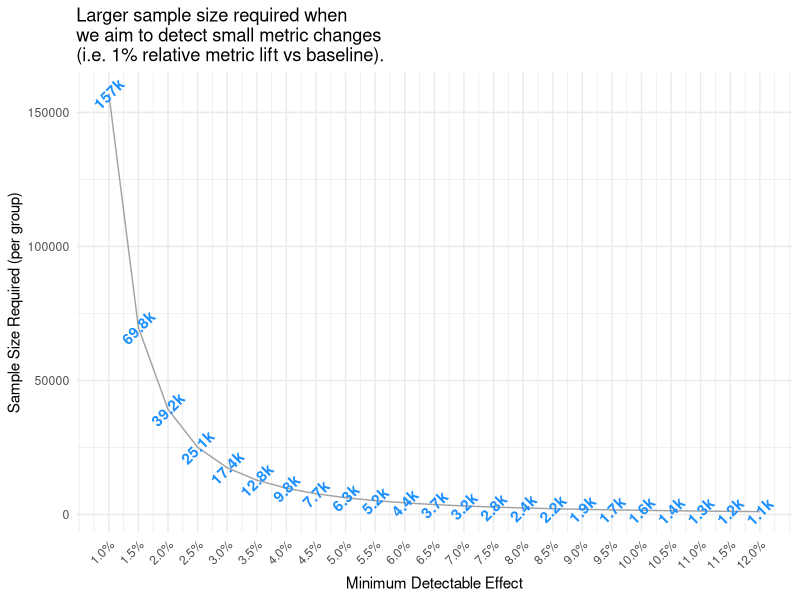
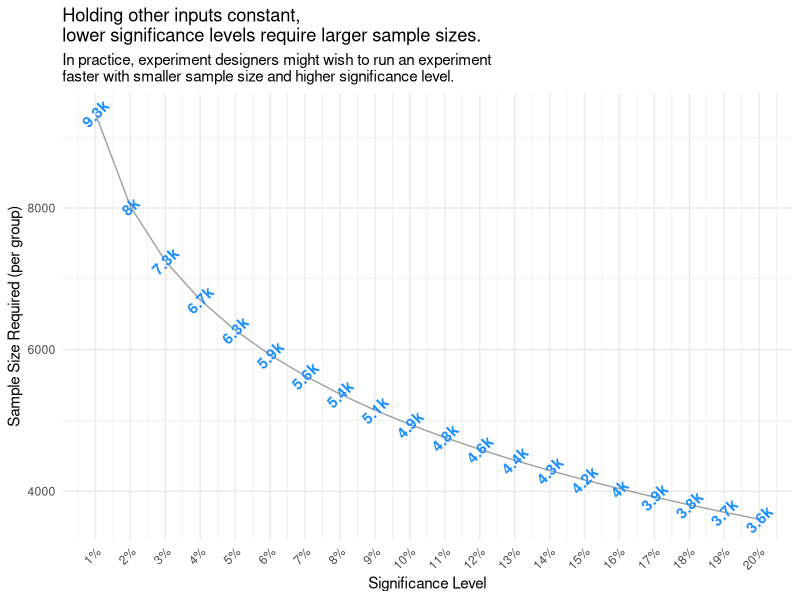
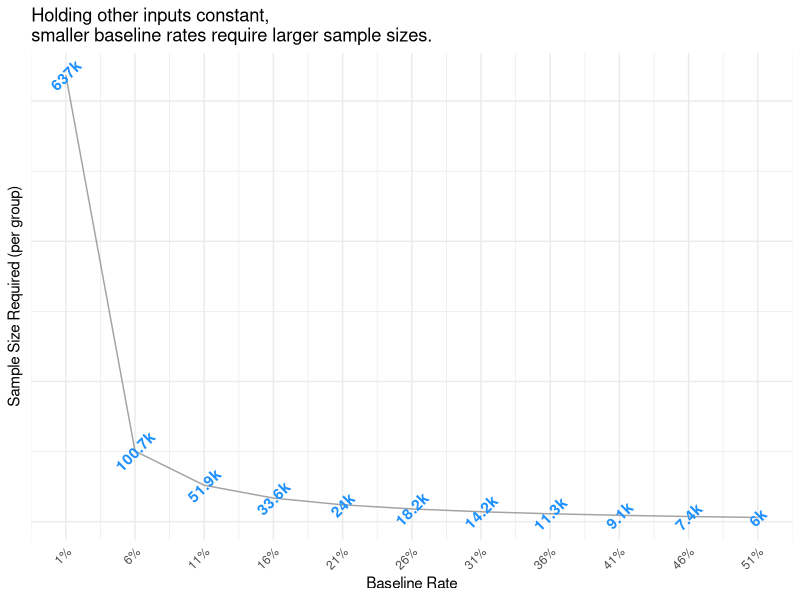

Write the R code that produced these figures, in order.
## ---- chunk 1
knitr::opts_chunk$set(echo=TRUE, warning=FALSE, message=FALSE)
## ---- chunk 2
library(tidyverse)
## ---- chunk 3
mde_df <- expand_grid(power = 0.8,
            sig_level = 0.05,
            p1_baseline_rate = 0.5,
            MDE = seq(0.01, .12, by=0.005)) %>%
      mutate(p2_improvement = p1_baseline_rate * (1 + MDE)) %>%
      rowwise() %>%
      mutate(sample_size_target = power.prop.test(p1=p1_baseline_rate,
                                                  p2=p2_improvement,
                                                  sig.level = sig_level,
                                                  power = power)$n)

mde_df %>%
      ggplot(aes(x=MDE,
                 sample_size_target,
                 group=1)) +
      geom_line(color="grey40", alpha=0.6) +
      geom_text(aes(label=paste0(round(sample_size_target/1000, 1), "k")),
                angle=45, 
                hjust=0.5,
                fontface="bold",
                color="dodgerblue") +
      theme_minimal() +
      theme(legend.position = "top") +
      labs(title="Larger sample size required when
we aim to detect small metric changes 
(i.e. 1% relative metric lift vs baseline).",
           y="Sample Size Required (per group)",
           x="Minimum Detectable Effect") +
      scale_x_continuous(breaks=seq(0.01, .12, by=0.005),
                         labels = scales::percent_format(accuracy=0.1)) +
      theme(axis.text.x = element_text(angle = 45, hjust = 1, vjust = 1))
## ---- chunk 4
sig_df <- expand_grid(power = 0.8,
            sig_level = seq(.01, .2, by=0.01),
            p1_baseline_rate = 0.5,
            MDE = 0.05) %>%
      mutate(p2_improvement = p1_baseline_rate * (1 + MDE)) %>%
      rowwise() %>%
      mutate(sample_size_target = power.prop.test(p1=p1_baseline_rate,
                                                  p2=p2_improvement,
                                                  sig.level = sig_level,
                                                  power = power)$n)

sig_df %>%
      ggplot(aes(x=sig_level,
                 sample_size_target,
                 group=1)) +
      geom_line(color="grey40", alpha=0.6) +
      geom_text(aes(label=paste0(round(sample_size_target/1000, 1), "k")),
                angle=45, 
                hjust=0.5,
                fontface="bold",
                color="dodgerblue") +
      theme_minimal() +
      theme(legend.position = "top") +
      labs(title="Holding other inputs constant,
lower significance levels require larger sample sizes.",
           subtitle = "In practice, experiment designers might wish to run an experiment 
faster with smaller sample size and higher significance level.",
           y="Sample Size Required (per group)",
           x="Significance Level") +
      scale_x_continuous(breaks=seq(.01, .2, by=0.01),
                         labels = scales::percent_format(accuracy=1)) +
      theme(axis.text.x = element_text(angle = 45, hjust = 1, vjust = 1))
## ---- chunk 5
baseline_df <- expand_grid(power = 0.8,
            sig_level = 0.05,
            p1_baseline_rate = seq(.01, .51, by=0.05),
            MDE = 0.05) %>%
      mutate(p2_improvement = p1_baseline_rate * (1 + MDE)) %>%
      rowwise() %>%
      mutate(sample_size_target = power.prop.test(p1=p1_baseline_rate,
                                                  p2=p2_improvement,
                                                  sig.level = sig_level,
                                                  power = power)$n)

baseline_df %>%
      ggplot(aes(x=p1_baseline_rate,
                 sample_size_target,
                 group=1)) +
      geom_line(color="grey40", alpha=0.6) +
      geom_text(aes(label=paste0(round(sample_size_target/1000, 1), "k")),
                angle=45, 
                hjust=0.5,
                fontface="bold",
                color="dodgerblue") +
      theme_minimal() +
      theme(legend.position = "top") +
      labs(title="Holding other inputs constant,
smaller baseline rates require larger sample sizes.",
           y="Sample Size Required (per group)",
           x="Baseline Rate") +
      scale_x_continuous(breaks=seq(.01, .51, by=0.05),
                         labels = scales::percent_format(accuracy=1)) +
      theme(axis.text.x = element_text(angle = 45, hjust = 1, vjust = 1),
            axis.text.y = element_blank(),
            axis.ticks.y = element_blank())
